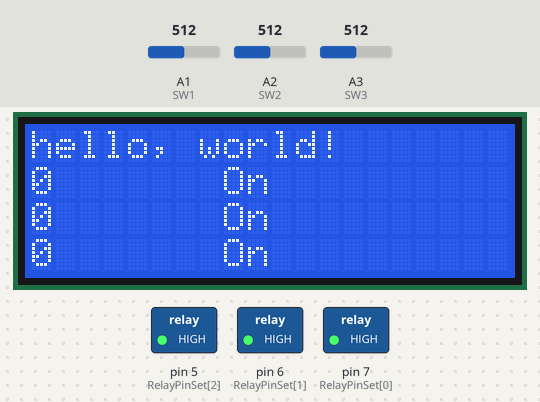
Bench run of a sketch on a simulated Arduino Mega 2560, built with avr-gcc and run on an emulated ATmega2560. On the bench: 20×4 character LCD, switched loads named in the sketch (green lamp = pin HIGH). The test bench sets the inputs (shaded band); at power-on: A1 (SW1) = 512, A2 (SW2) = 512, A3 (SW3) = 512. What the sketch prints to the serial monitor is not drawn.

Above: at 1.8 s.
1.9 s: A1 (SW1) set to 900
At 3.6 s:
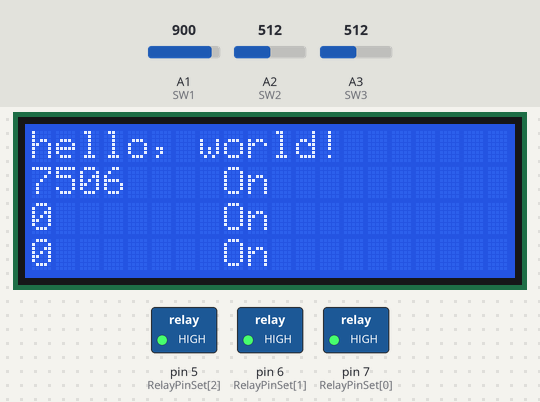
4.4 s: A2 (SW2) set to 900
At 6.0 s:
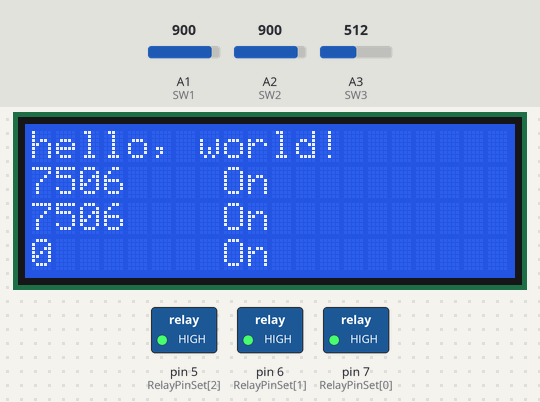
6.7 s: A3 (SW3) set to 900
At 8.4 s:
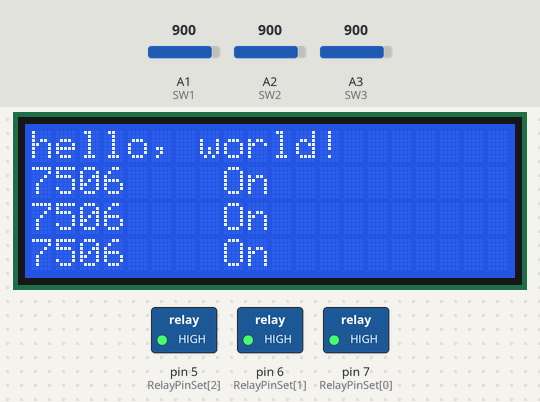
8.9 s: A1 (SW1) set to 930
At 10.8 s:
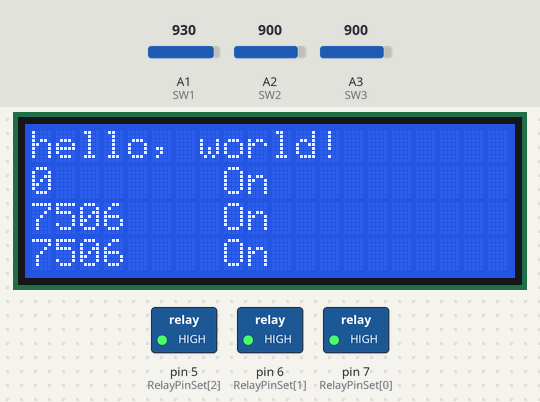
11.1 s: A2 (SW2) set to 1023
At 13.0 s:
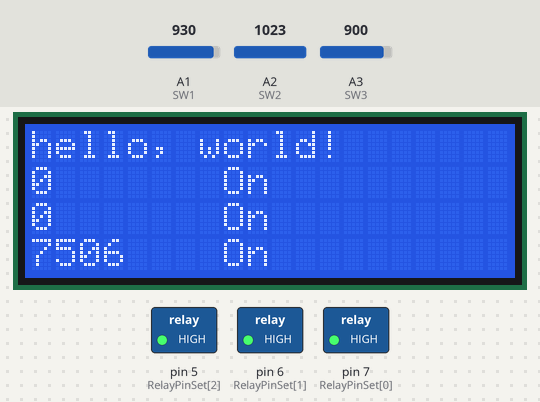
13.3 s: A3 (SW3) set to 931
At 15.5 s:
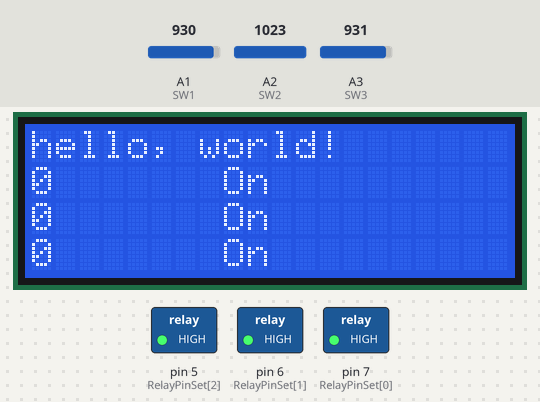
Timing chart, 0 to 17.0 s (numbered marks = the images above; inputs shaded):
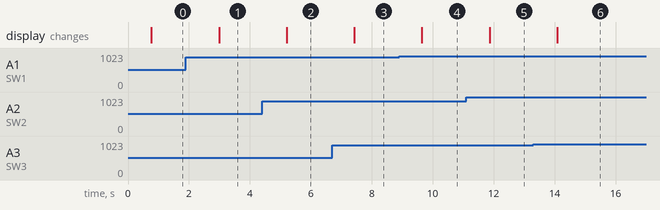

The sketch:

Power04.ino
```cpp
#define turnon true
#define turnoff false

#include <LiquidCrystal.h>
/* LiquidCrystal display with:

LiquidCrystal(rs, enable, d4, d5, d6, d7)
LiquidCrystal(rs, rw, enable, d4, d5, d6, d7)
LiquidCrystal(rs, enable, d0, d1, d2, d3, d4, d5, d6, d7)
LiquidCrystal(rs, rw, enable, d0, d1, d2, d3, d4, d5, d6, d7)
R/W Pin Read = LOW / Write = HIGH   // if No pin connect RW , please leave R/W Pin for Low State

Parameters
*/


//----------------AC  Current Measure  ASC712 --------------
#define SW1  A1
#define SW2  A2
#define SW3  A3

#define ananlogmax 1024
#define ACS712_5A 185
#define ACS712_20A 100
#define ACS712_30A 66

#define readCurrentCount 300


//----------------AC  Current Measure  ASC712 -------------
/*


     long adc_raw = analogRead(currentPin) - adc_zero;
     currentAcc += (unsigned long)(adc_raw * adc_raw);

     */

 int adc_zero1 = 500;                                                     // relative digital zero of the arudino input from ACS712 (could make this a variable and auto-adjust it)
 int adc_zero2 = 500;                                                     // relative digital zero of the arudino input from ACS712 (could make this a variable and auto-adjust it)
 int adc_zero3 = 500;
  int RelayPinSet[] = {7,6,5} ;
  boolean RelayStatus[] = {false,false,false} ;

String CmdStringDate ;
String CmdStringStartTime ;
String CmdStringEndTime ;
char CmdStringSocketNum ;
char CmdStringSocketStatus ;


const int mi = 54 ;
// relative digital zero of the arudino input from ACS712 (could make this a variable and auto-adjust it)
LiquidCrystal lcd(8, 9, 10, 27,29,31,33,35,37,39,41);
void setup()
{
  initall() ;
    Serial.begin(9600);
   Serial.println("ACS712 20A Test");
  lcd.begin(20, 4);
// 設定 LCD 的行列數目 (20 x 4)  20　行4　列
 lcd.setCursor(0,0);
  // 列印 "Hello World" 訊息到 LCD 上
lcd.print("hello, world!");
  Serial.println("hello, world!");
   initcurrent() ;
}


void loop()
{


 double currentAcc1 = 0;
 double currentAcc2 = 0;
 double currentAcc3 = 0;

if (RelayStatus[0])
    {
      currentAcc1 =  Current1() ;
    }
    else
    {
      currentAcc1 = 0 ;
    }
if (RelayStatus[1])
    {
      currentAcc2 =  Current2() ;
    }
    else
    {
      currentAcc2 = 0 ;
    }
if (RelayStatus[2])
    {
      currentAcc3 =  Current3() ;
    }
    else
    {
      currentAcc3 = 0 ;
    }
 Serial.print("now Current is :(");
 Serial.print(currentAcc1);
 Serial.print("/");
 Serial.print(currentAcc2);
 Serial.print("/");
 Serial.print(currentAcc3);
 /*
  Serial.print("|");
 Serial.print(read_CurrentRMS1());
 Serial.print("/");
 Serial.print(read_CurrentRMS2());
 Serial.print("/");
 Serial.print(read_CurrentRMS3());

*/
 Serial.print(")");

 Serial.print("   \n");

/*
 Serial.print("now RMS Current is :(");
 Serial.print(read_CurrentRMS1());
 Serial.print("/");
 Serial.print(read_CurrentRMS2());
 Serial.print("/");
 Serial.print(read_CurrentRMS3());
 Serial.print(")");
 Serial.print("   \n");

*/

  LCDCurrentStatus(currentAcc1,currentAcc2,currentAcc3) ;
  CheckCommand() ;

delay(1000);
}


void LCDCurrentStatus(long no1, long no2, long no3)
{
  showACSonLCD(1,no1,RelayStatus[0]) ;   // 列印 ACS712  訊息到 LCD 上
  showACSonLCD(2,no2,RelayStatus[1]) ;  // 列印 ACS712  訊息到 LCD 上
  showACSonLCD(3,no3,RelayStatus[2]) ;  // 列印 ACS712  訊息到 LCD 上


}

int Current1()
{

  int tmp ;
  tmp = read_CurrentRMS1()  ;
  return ( tmp * mi) ;

}

int Current2()
{

  int tmp ;
  tmp = read_CurrentRMS2()  ;
  return ( tmp * mi) ;

}

int Current3()
{

  int tmp ;
  tmp = read_CurrentRMS3()  ;
  return ( tmp * mi) ;

}

double read_CurrentRMS1()
{

  int sensorValue=0;

  int tmp = 0 ;
  long summ = 0 ;


  //讀取一千次，取得最高與最低值，相減得到峰對峰值
  for(int i=0;i<readCurrentCount;i++)
  {
    sensorValue = analogRead(SW1);
 //   Serial.println(sensorValue) ;
     tmp =  (sensorValue - adc_zero1) ;
      summ = summ + tmp * tmp;
   //   Serial.println(sensorValue) ;
   //   Serial.println(tmp) ;
  //    Serial.println(summ) ;
  //    Serial.println("============") ;
   // delayMicroseconds(150);
  }

  return (sqrt((summ/readCurrentCount) ) ) ;
}


double read_CurrentRMS2()
{

  int sensorValue=0;

  int tmp = 0 ;
  long summ = 0 ;


  //讀取一千次，取得最高與最低值，相減得到峰對峰值
  for(int i=0;i<readCurrentCount;i++)
  {
    sensorValue = analogRead(SW2);
 //   Serial.println(sensorValue) ;
     tmp =  (sensorValue - adc_zero2) ;
      summ = summ + tmp * tmp;
   //   Serial.println(sensorValue) ;
   //   Serial.println(tmp) ;
  //    Serial.println(summ) ;
  //    Serial.println("============") ;
   // delayMicroseconds(150);
  }

  return (sqrt((summ/readCurrentCount) ) ) ;
}

double read_CurrentRMS3()
{

  int sensorValue=0;

  int tmp = 0 ;
  long summ = 0 ;


  //讀取一千次，取得最高與最低值，相減得到峰對峰值
  for(int i=0;i<readCurrentCount;i++)
  {
    sensorValue = analogRead(SW3);
 //   Serial.println(sensorValue) ;
     tmp =  (sensorValue - adc_zero3) ;
      summ = summ + tmp * tmp;
   //   Serial.println(sensorValue) ;
   //   Serial.println(tmp) ;
  //    Serial.println(summ) ;
  //    Serial.println("============") ;
   // delayMicroseconds(150);
  }

  return (sqrt((summ/readCurrentCount) ) ) ;
}


 int read_Current1()
{

  unsigned int sensorValue=0;
 unsigned int  uiCurrentMaxValue = 0;
  unsigned int  uiCurrentMinValue = 65535;

  //讀取一千次，取得最高與最低值，相減得到峰對峰值
  for(int i=0;i<readCurrentCount;i++)
  {
    sensorValue = analogRead(SW1);
    if(sensorValue > uiCurrentMaxValue)
    {
      uiCurrentMaxValue = sensorValue;
    }
    if(sensorValue < uiCurrentMinValue)
    {
      uiCurrentMinValue = sensorValue;
    }
  }

  return (uiCurrentMaxValue-uiCurrentMinValue) ;
}


 int read_Current2()
{

  unsigned int sensorValue=0;
 unsigned int  uiCurrentMaxValue = 0;
  unsigned int  uiCurrentMinValue = 65535;

  //讀取一千次，取得最高與最低值，相減得到峰對峰值
  for(int i=0;i<readCurrentCount;i++)
  {
    sensorValue = analogRead(SW2);
    if(sensorValue > uiCurrentMaxValue)
    {
      uiCurrentMaxValue = sensorValue;
    }
    if(sensorValue < uiCurrentMinValue)
    {
      uiCurrentMinValue = sensorValue;
    }
  }

  return (uiCurrentMaxValue-uiCurrentMinValue) ;
}

 int read_Current3()
{

  unsigned int sensorValue=0;
 unsigned int  uiCurrentMaxValue = 0;
  unsigned int  uiCurrentMinValue = 65535;

  //讀取一千次，取得最高與最低值，相減得到峰對峰值
  for(int i=0;i<readCurrentCount;i++)
  {
    sensorValue = analogRead(SW3);
    if(sensorValue > uiCurrentMaxValue)
    {
      uiCurrentMaxValue = sensorValue;
    }
    if(sensorValue < uiCurrentMinValue)
    {
      uiCurrentMinValue = sensorValue;
    }
  }

  return (uiCurrentMaxValue-uiCurrentMinValue) ;
}
void initcurrent()
{
  int sensorV1,sensorV2,sensorV3 ;
  long sum1 = 0 , sum2 = 0 , sum3 = 0 ;


  delay(500);

       for(int i=0;i<readCurrentCount;i++)
  {
    sensorV1 = analogRead(SW1);
      sum1 = sum1 + sensorV1 ;
    sensorV2 = analogRead(SW2);
      sum2 = sum2 + sensorV2 ;
    sensorV3 = analogRead(SW3);
      sum3 = sum3 + sensorV3 ;
  }
      adc_zero1 = (unsigned int)(sum1 / readCurrentCount) ;
      adc_zero2 = (unsigned int)(sum2 / readCurrentCount) ;
      adc_zero3 = (unsigned int)(sum3 / readCurrentCount) ;


       Serial.print("init Current is :(");
 Serial.print(adc_zero1);
 Serial.print("/");
 Serial.print(adc_zero2);
 Serial.print("/");
 Serial.print(adc_zero3);
 Serial.print(")\n");


}

void initall()
{
  initRelayStatus() ;

}

void showACSonLCD(int sockno,long ACSCurrent  ,boolean status )
{
   lcd.setCursor(0,sockno);
   lcd.print("                ");

   lcd.setCursor(0,sockno);
   lcd.print(ACSCurrent,DEC);
   if (status)
      {
             lcd.setCursor(8,sockno);
             lcd.print("On ");
      }
      else
      {
             lcd.setCursor(8,sockno);
             lcd.print("Off");
      }


}

void initRelayStatus()
{
    for (int i = 0 ; i <3 ; i++)
    {
          pinMode(RelayPinSet[i], OUTPUT) ;
          digitalWrite(RelayPinSet[i], turnon) ;
          RelayStatus[i] = true ;
    }

}

void ChangeRelay(int relayno, char Relaystatus)
{
    if (Relaystatus == '0')
        {
                   digitalWrite(RelayPinSet[relayno], turnoff) ;
                   RelayStatus[relayno]= turnoff ;
                   Serial.print("Now Close Socket :") ;
                   Serial.print(relayno) ;
                   Serial.print("/") ;
                   Serial.print(Relaystatus) ;
                   Serial.print("/Close \n") ;

        }
        else
        {
                   digitalWrite(RelayPinSet[relayno], turnon) ;
                   RelayStatus[relayno]= turnon ;
                   Serial.print("Now Close Socket :") ;
                   Serial.print(relayno) ;
                   Serial.print("/") ;
                   Serial.print(Relaystatus) ;
                   Serial.print("/Open \n")  ;
        }
}

void   CheckCommand()
{
  char cmd ;
    if (Serial.available())
        {
            cmd = Serial.read() ;
            if  (!isAlpha(cmd))
                  return ;
        }

  switch (cmd)
    {
        case 'C' :
            ReadSocketControl() ;
            break ;
        default :
              break ;
    }
}


void ReadSocketControl()
{
    char cmd ;
    boolean ck1 = false ;
    boolean ck2 = false ;
       if (Serial.available())
        {
            cmd = Serial.read() ;
            if (isDigit(cmd))
              {
                    CmdStringSocketNum = cmd ;
                    ck1 = true ;
                    Serial.print("CMD1 :(") ;
                    Serial.print(CmdStringSocketNum) ;
                    Serial.print(")\n") ;
              }

        }
       if (Serial.available())
        {
            cmd = Serial.read() ;
            if (isDigit(cmd))
              {
                    CmdStringSocketStatus  = cmd ;
                    ck2 = true ;
                    Serial.print("CMD1 :(") ;
                    Serial.print(CmdStringSocketStatus) ;
                    Serial.print(")\n") ;
              }
        }
      if (ck1 && ck2)
          {
              Serial.print("now Change Scoket Status \n");
            ChangeRelay(int(CmdStringSocketNum)-49 , CmdStringSocketStatus ) ;
          }
}
```

Measured:
- after the input at 1.9 s, the display: changes after 1.1 s (image 1)
- after the input at 4.4 s, the display: changes after 0.81 s (image 2)
- after the input at 6.7 s, the display: changes after 0.73 s (image 3)
- after the input at 8.9 s, the display: changes after 0.75 s (image 4)
- after the input at 11.1 s, the display: changes after 0.77 s (image 5)
- after the input at 13.3 s, the display: changes after 0.79 s (image 6)
